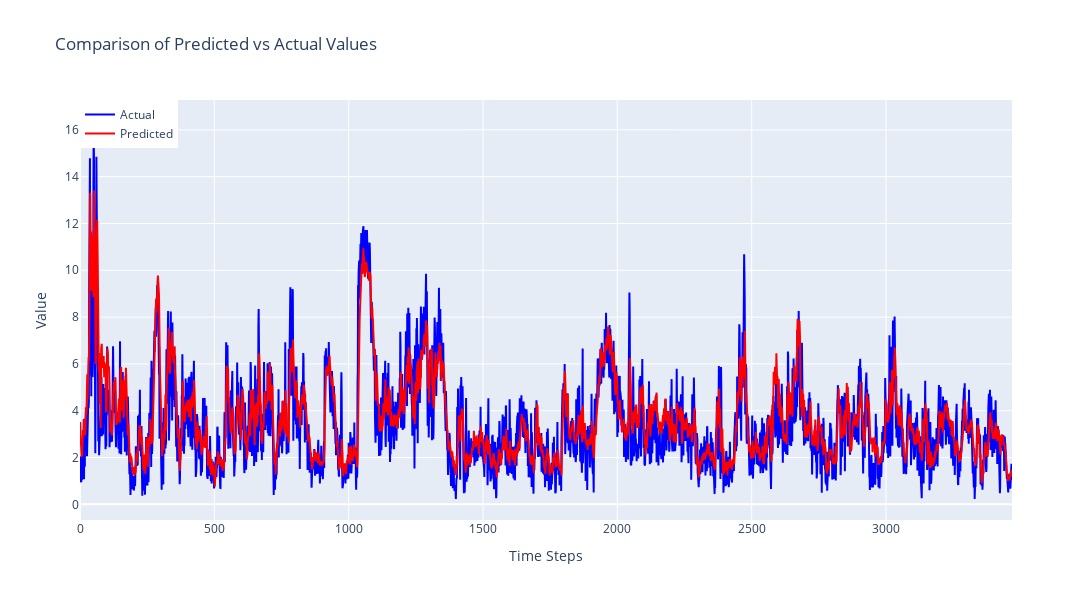

The cell this chart's notebook holds for it:
### Code cell
import plotly.graph_objects as go

# Create a figure
fig = go.Figure()

# Add actual values trace
fig.add_trace(go.Scatter(
    x=list(range(len(y_test[:, 0]))),
    y=y_test[:, 0],
    mode='lines',
    name='Actual',
    line=dict(color='blue')
))

# Add predicted values trace
fig.add_trace(go.Scatter(
    x=list(range(len(y_pred[:, 0]))),
    y=y_pred[:, 0],
    mode='lines',
    name='Predicted',
    line=dict(color='red')
))

# Update layout
fig.update_layout(
    title='Comparison of Predicted vs Actual Values',
    xaxis_title='Time Steps',
    yaxis_title='Value',
    legend=dict(x=0, y=1),
    width=1800,
    height=600,
    showlegend=True
)

# Show the plot
fig.show()

### Figure 1 — Plotly figure (JSON) as saved in the notebook; plotly's stock layout.template omitted (floating-point values rounded to 4 significant figures; data arrays with more than 128 entries replaced by an {"elided": "..."} marker saying what was removed)
{"data": [{"line": {"color": "blue"}, "mode": "lines", "name": "Actual", "type": "scatter", "x": {"elided": "3470 int values"}, "y": {"elided": "3470 float values"}}, {"line": {"color": "red"}, "mode": "lines", "name": "Predicted", "type": "scatter", "x": {"elided": "3470 int values"}, "y": {"elided": "3470 float values"}}], "layout": {"height": 600, "legend": {"x": 0, "y": 1}, "showlegend": true, "title": {"text": "Comparison of Predicted vs Actual Values"}, "width": 1800, "xaxis": {"title": {"text": "Time Steps"}}, "yaxis": {"title": {"text": "Value"}}}}
